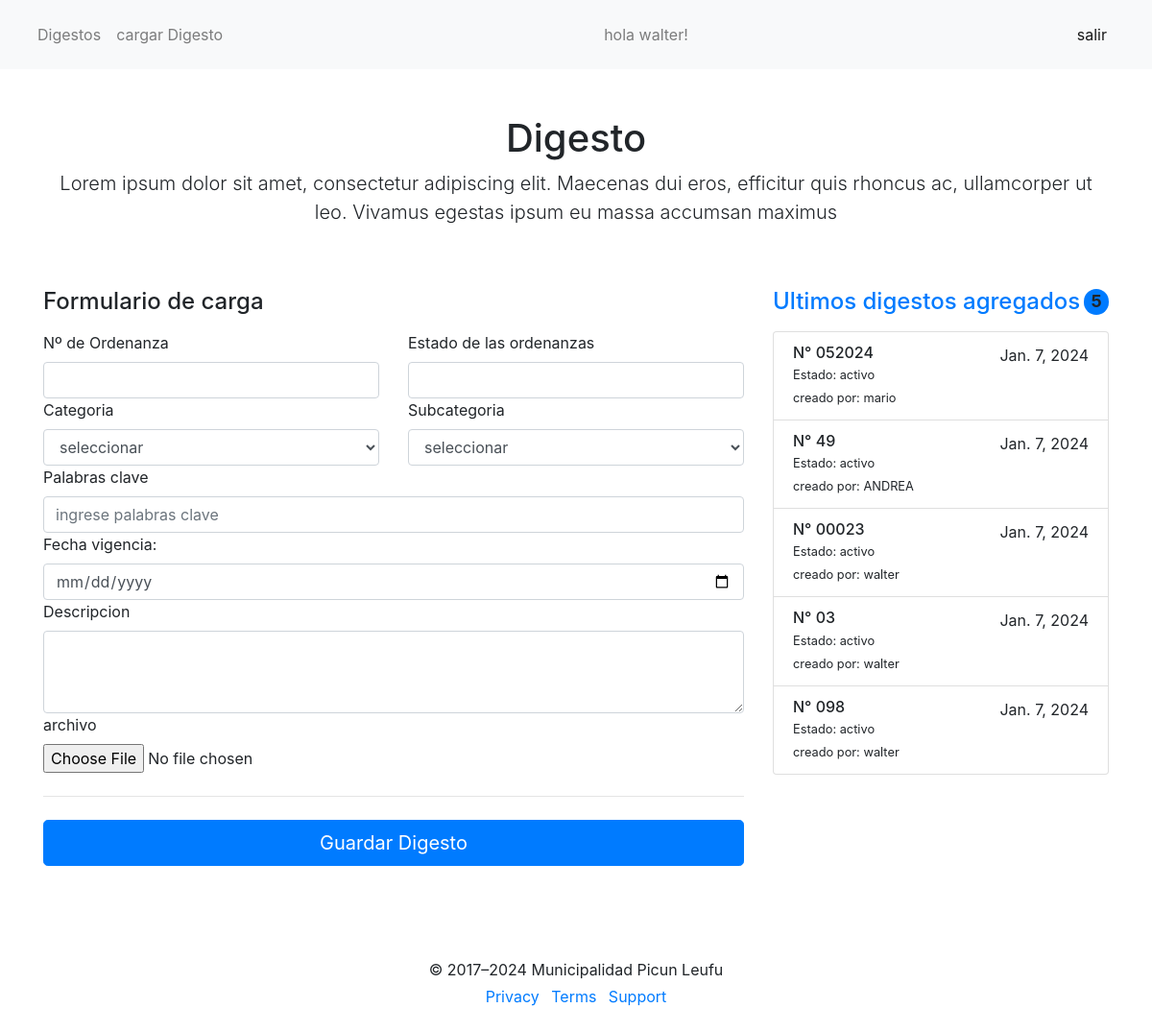
/createDigesto/ (signed in), run on the app's committed database.
### appDigesto/models.py (models this page shows, shortened)
class Digesto(models.Model):
    numeroDigesto= models.CharField(max_length=15)
    estado = models.CharField(max_length=100)
    palabrasClave=models.TextField()
    descripcion = models.TextField()
    archivo = models.FileField(upload_to='uploads/')
    fecha_creacion = models.DateField(auto_now_add=True)
    fecha_vigencia= models.DateField()
    categoria = models.ForeignKey(Categoria, on_delete=models.CASCADE)
    subcategoria = models.ForeignKey(Subcategoria, on_delete=models.CASCADE)
    usuario = models.ForeignKey(User, on_delete=models.CASCADE)

### appDigesto/views.py (the view, shortened to what this page needs)
# urls.py: path('createDigesto/',views.createDigesto , name='createDigesto'),
@login_required
def createDigesto(request):
   username = request.user.username
   digestos=  Digesto.objects.all().order_by('-id')[:5]
   if request.method == "GET":
        return render(request, 'createDigesto.html', {"form": DigestoForm , 'username':username,'digestos':digestos})

### appDigesto/templates/createDigesto.html (shortened to what this page needs)
{% extends 'base.html' %} {% block content %}
<body class="bg-body-tertiary">
  <div class="container">
    <main>
      <div class="py-5 text-center">
      <h1>Digesto </h1>
        <p class="lead">Lorem ipsum dolor sit amet, consectetur adipiscing elit. Maecenas dui eros, efficitur quis rhoncus ac, ullamcorper ut leo. Vivamus egestas ipsum eu massa accumsan maximus</p>
      </div>
      <div class="row g-5">
       <div class="col-md-5 col-lg-4 order-md-last">
          <h4 class="d-flex justify-content-between align-items-center mb-3">
            <span class="text-primary">Ultimos digestos agregados</span>
            <span class="badge bg-primary rounded-pill">{{ digestos|length }}</span>
          </h4>
          <ul class="list-group mb-3">
            {% for digesto in digestos %}
            <li class="list-group-item d-flex justify-content-between lh-sm">
              <div>
                <h6 class="my-0">N° {{ digesto.numeroDigesto }}</h6>
                <div><small class="text-body-secondary">Estado: {{ digesto.estado }}</small></div>
                <div><small class="text-body-secondary">creado por: {{ digesto.usuario }}</small></div>
              </div>
              <span class="text-body-secondary">{{ digesto.fecha_creacion }}</span>
            </li>
            {% endfor %}
          </ul>
        </div>
        <div class="col-md-7 col-lg-8">
          <h4 class="mb-3">Formulario de carga</h4>
          <form class="needs-validation" action="/createDigesto/" method="POST" enctype="multipart/form-data" >
            <div class="row g-3">
              <div class="col-sm-6">
                    <label for="numeroDigesto" class="form-label">Nº de Ordenanza</label>
                    <input type="text" class="form-control" name="numeroDigesto" id="numeroDigesto" required>
              </div>
              <div class="col-sm-6">
                <label for="estado" class="form-label">Estado de las ordenanzas</label>
                <input type="text" class="form-control" name="estado" id="estado" required >
              </div>
              <div class="col-sm-6">
                <label for="categoria" class="form-label">Categoria</label>
                <select class="form-control" aria-label="Default select example" name="categoria" id="categoria" required>
                    <option value="" selected disabled>seleccionar</option>
                </select>
              </div>
              <div class="col-sm-6">
                  <label for="subcategoria" class="form-label">Subcategoria</label>
                  <select class="form-control" aria-label="Default select example"   name="subcategoria" id="subcategoria" >
                    <option value="" selected disabled>seleccionar</option>
                    </select>
              </div>
              <div class="col-12">
                <label for="palabrasClave" class="form-label">Palabras clave</label>
                <input type="text" class="form-control" name="palabrasClave" id="palabrasClave" placeholder="ingrese palabras clave" >
              </div>
              <div class="col-12">
                  <label for="fecha_vigencia">Fecha vigencia:</label>
                  <input type="date" class="form-control" name="fecha_vigencia" id="fecha_vigencia"  placeholder="ingresar fecha de creacion del digesto" required>
              </div>
              <div class="col-12">
                <label for="descripcion">Descripcion</label>
                <textarea class="form-control" id="descripcion" rows="3" name="descripcion"></textarea>
              </div>
              <div class="col-6">
                <label for="archivo">archivo</label>
                <input type="file" class="form-control-file"  name="archivo" id="archivo" required>
                </div>
            </div>
            <hr class="my-4">
             <button  class="w-100 btn btn-primary btn-lg" type="submit">
    Guardar Digesto
  </button>
          </form>
        </div>
      </div>
    </main>
    <footer class="my-5 pt-5 text-body-secondary text-center text-small">
      <p class="mb-1">&copy; 2017–2024 Municipalidad Picun Leufu</p>
      <ul class="list-inline">
        <li class="list-inline-item"><a href="#">Privacy</a></li>
        <li class="list-inline-item"><a href="#">Terms</a></li>
        <li class="list-inline-item"><a href="#">Support</a></li>
      </ul>
    </footer>
  </div>
{% endblock %}

### appDigesto/templates/base.html (shortened to what this page needs)
<!DOCTYPE html>
<html lang="es">
  <head>
    <link rel="stylesheet" href="https://stackpath.bootstrapcdn.com/bootstrap/4.3.1/css/bootstrap.min.css">
    <link rel="stylesheet" href="https://cdn.jsdelivr.net/npm/bootstrap-icons@1.11.3/font/bootstrap-icons.min.css">
  </head>
  <body>
    <nav class="navbar navbar-expand-lg navbar-light bg-light">
        <div class="container-fluid">
          <div class="collapse navbar-collapse" id="navbarNav">
            <ul class="navbar-nav">
                {% if user.is_authenticated %}
                <li class="nav-item">
                  <a  class="nav-link" href="/digestos">Digestos</a>
                </li>
                <li class="nav-item">
                  <a  class="nav-link" href="/createDigesto">cargar Digesto</a>
                </li>
                {% endif %}
              </ul>
              {% if user.is_authenticated %}
              <span class="ml-auto navbar-text" >
                hola {{username}}!
               </span>
               <span class="ml-auto navbar-text" >
                 <a  class="nav-link" href="/logout">salir</a>
               </span>
              {% endif %}
          </div>
        </div>
      </nav>
    {% block content %} {% endblock %}
  </body>
</html>

### data on the page
Digesto: numeroDigesto "052024", estado "activo", usuario "mario", fecha_creacion "Jan. 7, 2024"
Digesto: numeroDigesto "49", estado "activo", usuario "ANDREA", fecha_creacion "Jan. 7, 2024"
Digesto: numeroDigesto "00023", estado "activo", usuario "walter", fecha_creacion "Jan. 7, 2024"
Digesto: numeroDigesto "03", estado "activo", usuario "walter", fecha_creacion "Jan. 7, 2024"
Digesto: numeroDigesto "098", estado "activo", usuario "walter", fecha_creacion "Jan. 7, 2024"

### other printed values
{{ username }} "walter"
{{ digestos|length }} "5"
